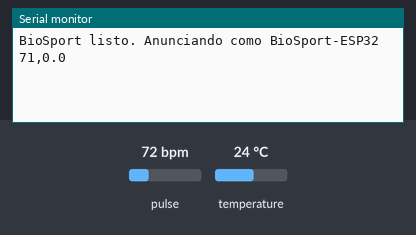
A sketch run on a simulated ESP32. On the bench: the last lines printed to the serial monitor. The test bench sets the inputs (shaded band); at power-on: pulse 72 bpm, temperature 24 °C. Nothing arrives over Bluetooth unless stated; a phone connects over Bluetooth LE 3 s after start.

Above: at 1.2 s.
1.3 s: pulse set to 42 bpm
2.8 s: temperature set to 28 °C
At 4.0 s:
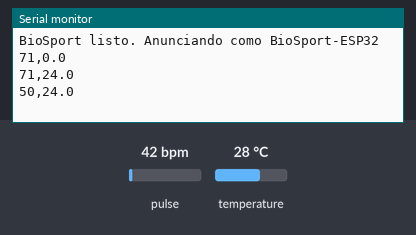
4.3 s: pulse set to 70 bpm
At 5.6 s:
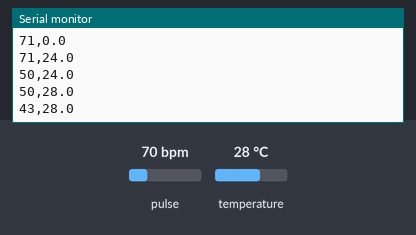
5.8 s: temperature set to 33 °C
At 7.8 s:
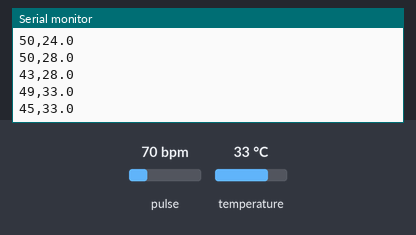
Timing chart, 0 to 8.3 s (numbered marks = the images above; inputs shaded):
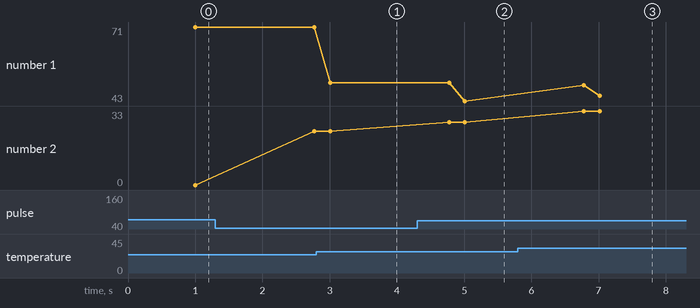

The sketch:

esp32_biosport.ino
```cpp
/*
 * BioSport – Firmware ESP32
 * Lee frecuencia cardiaca (MAX30102) y temperatura corporal (DS18B20 o LM35)
 * y los envía por BLE a la app Flutter cada 1 segundo.
 *
 * Formato enviado (texto UTF-8):  "<fc>,<temperatura>"   p. ej. "78,36.7"
 *   - fc = 0  → no hay dedo/piel sobre el MAX30102
 *   - temperatura = 0.0 → sensor de temperatura no disponible
 *
 * Librerías (Gestor de librerías de Arduino IDE):
 *   - SparkFun MAX3010x Pulse and Proximity Sensor Library
 *   - OneWire
 *   - DallasTemperature
 * Placa: "ESP32 Dev Module" (paquete esp32 de Espressif).
 *
 * Conexiones:
 *   MAX30102  VIN→3V3   GND→GND   SDA→GPIO21   SCL→GPIO22
 *   DS18B20   VCC→3V3   GND→GND   DATA→GPIO4  (+ resistencia 4.7 kΩ entre DATA y 3V3)
 *   LM35      VCC→5V    GND→GND   OUT→GPIO34  (solo si USE_LM35 = 1)
 */

#include <Wire.h>
#include <BLEDevice.h>
#include <BLEServer.h>
#include <BLEUtils.h>
#include <BLE2902.h>
#include "MAX30105.h"
#include "heartRate.h"
#include <OneWire.h>
#include <DallasTemperature.h>

// ---------- Configuración ----------
#define USE_LM35        0      // 0 = DS18B20, 1 = LM35
#define ONE_WIRE_PIN    4
#define LM35_PIN        34
#define TEMP_OFFSET_C   0.0f   // Ajuste de calibración (el sensor en piel marca menos que la temp. interna)
#define FINGER_IR_MIN   50000  // Por debajo de este valor IR se considera "sin dedo"
#define SEND_PERIOD_MS  1000

// Deben coincidir con lib/services/ble_biometric_source.dart
#define DEVICE_NAME  "BioSport-ESP32"
#define SERVICE_UUID "4fafc201-1fb5-459e-8fcc-c5c9c331914b"
#define CHAR_UUID    "beb5483e-36e1-4688-b7f5-ea07361b26a8"

// ---------- Estado ----------
MAX30105 particleSensor;
OneWire oneWire(ONE_WIRE_PIN);
DallasTemperature ds18b20(&oneWire);

BLEServer *server = nullptr;
BLECharacteristic *characteristic = nullptr;
volatile bool clientConnected = false;
bool wasConnected = false;

const byte RATE_SIZE = 4;
byte rates[RATE_SIZE];
byte rateSpot = 0;
long lastBeat = 0;
int beatsPerMinute = 0;
int beatAvg = 0;

float lastTemperature = 0.0f;
unsigned long lastSend = 0;
unsigned long lastTempRead = 0;

class ServerCallbacks : public BLEServerCallbacks {
  void onConnect(BLEServer *) override { clientConnected = true; }
  void onDisconnect(BLEServer *) override { clientConnected = false; }
};

void resetHeartRate() {
  for (byte i = 0; i < RATE_SIZE; i++) rates[i] = 0;
  rateSpot = 0;
  lastBeat = 0;
  beatAvg = 0;
}

void updateHeartRate() {
  long ir = particleSensor.getIR();

  if (ir < FINGER_IR_MIN) {  // sin dedo
    resetHeartRate();
    return;
  }

  if (checkForBeat(ir)) {
    long now = millis();
    long delta = now - lastBeat;
    lastBeat = now;
    if (delta <= 0) return;

    beatsPerMinute = 60 / (delta / 1000.0);
    if (beatsPerMinute > 20 && beatsPerMinute < 255) {
      rates[rateSpot++] = (byte)beatsPerMinute;
      rateSpot %= RATE_SIZE;

      int sum = 0, count = 0;
      for (byte i = 0; i < RATE_SIZE; i++) {
        if (rates[i] > 0) { sum += rates[i]; count++; }
      }
      beatAvg = count ? sum / count : 0;
    }
  }
}

void updateTemperature() {
#if USE_LM35
  // Promedio de varias muestras: el ADC del ESP32 es ruidoso. LM35 = 10 mV/°C.
  uint32_t mv = 0;
  for (int i = 0; i < 16; i++) mv += analogReadMilliVolts(LM35_PIN);
  float t = (mv / 16.0f) / 10.0f + TEMP_OFFSET_C;
  if (t > 20.0f && t < 45.0f) lastTemperature = t;
#else
  ds18b20.requestTemperatures();
  float t = ds18b20.getTempCByIndex(0);
  if (t != DEVICE_DISCONNECTED_C && t > 20.0f && t < 45.0f) {
    lastTemperature = t + TEMP_OFFSET_C;
  }
#endif
}

void setupBle() {
  BLEDevice::init(DEVICE_NAME);
  server = BLEDevice::createServer();
  server->setCallbacks(new ServerCallbacks());

  BLEService *service = server->createService(SERVICE_UUID);
  characteristic = service->createCharacteristic(
      CHAR_UUID, BLECharacteristic::PROPERTY_READ | BLECharacteristic::PROPERTY_NOTIFY);
  characteristic->addDescriptor(new BLE2902());
  service->start();

  BLEAdvertising *adv = BLEDevice::getAdvertising();
  adv->addServiceUUID(SERVICE_UUID);  // la app filtra por este UUID
  adv->setScanResponse(true);
  BLEDevice::startAdvertising();
}

void setup() {
  Serial.begin(115200);
  Wire.begin(21, 22);

  if (!particleSensor.begin(Wire, I2C_SPEED_FAST)) {
    Serial.println("MAX30102 no encontrado. Revisa SDA/SCL y alimentación.");
  } else {
    particleSensor.setup(0x1F, 4, 2, 400, 411, 4096);  // brillo, promedio, modo rojo+IR, etc.
    particleSensor.setPulseAmplitudeRed(0x0A);
    particleSensor.setPulseAmplitudeGreen(0);
  }

#if !USE_LM35
  ds18b20.begin();
  ds18b20.setWaitForConversion(true);
#endif

  setupBle();
  Serial.println("BioSport listo. Anunciando como " DEVICE_NAME);
}

void loop() {
  updateHeartRate();  // debe ejecutarse lo más seguido posible

  unsigned long now = millis();

  if (now - lastTempRead >= 2000) {  // la conversión del DS18B20 tarda ~750 ms
    lastTempRead = now;
    updateTemperature();
  }

  if (now - lastSend >= SEND_PERIOD_MS) {
    lastSend = now;
    char payload[24];
    snprintf(payload, sizeof(payload), "%d,%.1f", beatAvg, lastTemperature);
    Serial.println(payload);

    if (clientConnected) {
      characteristic->setValue((uint8_t *)payload, strlen(payload));
      characteristic->notify();
    }
  }

  // Reanudar anuncio BLE si el teléfono se desconecta
  if (!clientConnected && wasConnected) {
    delay(300);
    BLEDevice::startAdvertising();
  }
  wasConnected = clientConnected;
}
```

Measured:
- after the input at 5.8 s, the serial monitor: prints a new line after 0.98 s (image 3)
- plotted number 2: 28 → 33 after the input at 5.8 s
